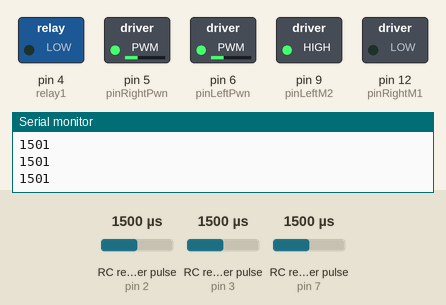
This sketch was run on a simulated Arduino Uno, built with avr-gcc and run on an emulated ATmega328P. Shown: switched loads named in the sketch (green lamp = pin HIGH), the last lines printed to the serial monitor. Wiring (inferred from the names in the program): 3 × RC receiver channel: data pin 2 / data pin 3 / data pin 7. Inputs (shaded band) come from the test bench; at power-on: RC receiver pulse (sensors on pin 7, pin 3, pin 2) 1500 µs. Pins used as bus, display or sensor lines are not drawn.

Above: at 1.2 s.
1.3 s: RC receiver pulse (sensor on pin 7) set to 1887 µs
2.8 s: RC receiver pulse (sensor on pin 7) set to 1910 µs
At 3.5 s:
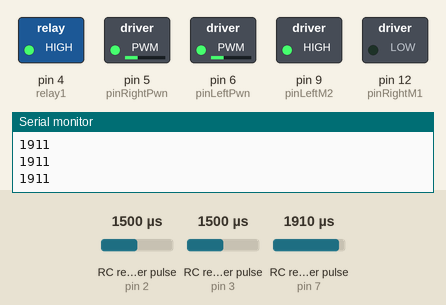
4.3 s: RC receiver pulse (sensor on pin 3) set to 1486 µs
At 5.3 s:
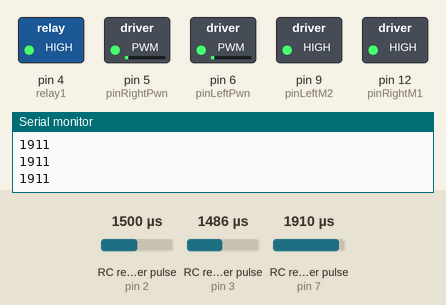
5.8 s: RC receiver pulse (sensor on pin 2) set to 1485 µs
At 6.9 s:
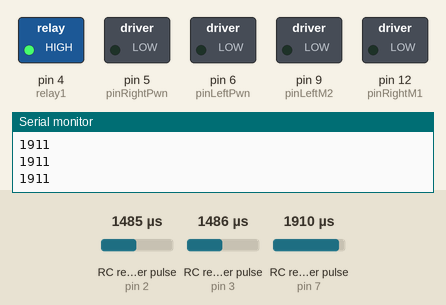
7.3 s: RC receiver pulse (sensor on pin 2) set to 1020 µs
At 8.5 s:
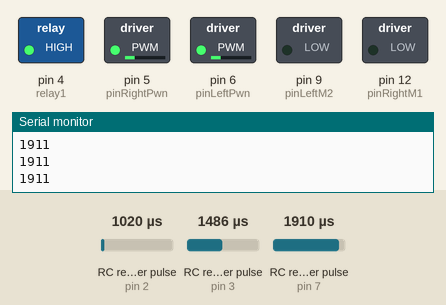
8.8 s: RC receiver pulse (sensor on pin 3) set to 1020 µs
At 9.2 s:
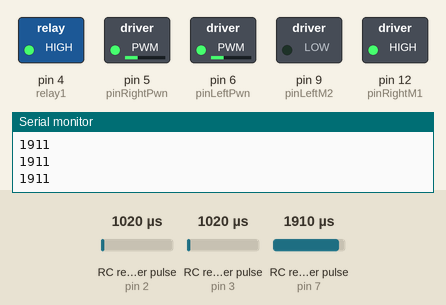
Timing chart, 0 to 11.3 s (numbered marks = the images above; inputs shaded):
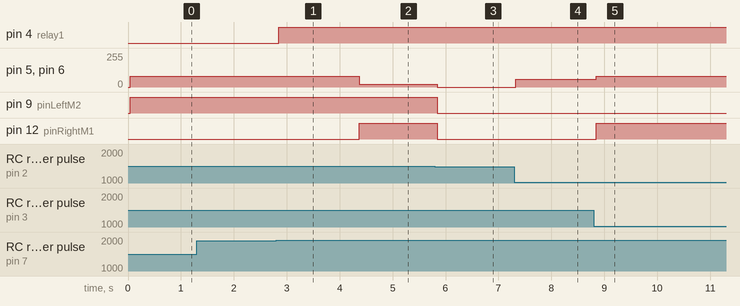

The sketch:

MotorS.ino
```cpp
#define pinRightPwn 5
#define pinLeftPwn 6

const byte pinLeftM1 = 8;
const byte pinLeftM2 = 9;


const byte pinRightM1 = 12;
const byte pinRightM2 = 13;


int pwnL = 0;
int ch1 = 2;
int ch2 = 3;
int ch3 = 7;
int relay1 = 4;

unsigned int speeder = 0;
unsigned long dura;
unsigned long dura2;
unsigned long dura3;

void setup() {
pinMode(ch1,INPUT);
pinMode(ch2,INPUT);
pinMode(pinLeftPwn , OUTPUT);
pinMode(pinRightPwn , OUTPUT);

pinMode(relay1 , OUTPUT);

pinMode(pinLeftM1,OUTPUT);
pinMode(pinLeftM2,OUTPUT);
pinMode(pinRightM1 , OUTPUT);
pinMode(pinRightM2 , OUTPUT);
Serial.begin(9600);

analogWrite(pinLeftPwn,0);
analogWrite(pinRightPwn,0);

}

void loop() {

 dura2 = pulseIn(ch2,HIGH);
 dura = pulseIn(ch1,HIGH);

 dura3 = pulseIn(ch3,HIGH);

 Serial.println(dura3);

 if(dura3 > 1901){

  digitalWrite(relay1,HIGH);


  }


  if(dura3 < 1600){

  digitalWrite(relay1,LOW);


  }


//FORWARD

//G1
if(dura > 1500 && dura < 1700){

  pwnL = 50;
analogWrite(pinLeftPwn,20);
analogWrite(pinRightPwn,20);

digitalWrite(pinRightM1,HIGH);
digitalWrite(pinRightM2,LOW);

digitalWrite(pinLeftM1,LOW);
digitalWrite(pinLeftM2,HIGH);


  }
//G2

  if(dura > 1701 && dura < 1800){

  pwnL = 50;
analogWrite(pinLeftPwn,40);
analogWrite(pinRightPwn,40);

digitalWrite(pinRightM1,HIGH);
digitalWrite(pinRightM2,LOW);

digitalWrite(pinLeftM1,LOW);
digitalWrite(pinLeftM2,HIGH);


  }
//G3
   if(dura > 1801){

  pwnL = 50;
analogWrite(pinLeftPwn,90);
analogWrite(pinRightPwn,90);

digitalWrite(pinRightM1,HIGH);
digitalWrite(pinRightM2,LOW);

digitalWrite(pinLeftM1,LOW);
digitalWrite(pinLeftM2,HIGH);


  }


 //BACKWARD
if(dura < 1380){

  pwnL = 50;
analogWrite(pinLeftPwn,60);
analogWrite(pinRightPwn,60);

digitalWrite(pinRightM1,LOW);
digitalWrite(pinRightM2,HIGH);

digitalWrite(pinLeftM1,HIGH);
digitalWrite(pinLeftM2,LOW);


  }

//turnLeft
  if(dura2 < 1380){


analogWrite(pinLeftPwn,80);
analogWrite(pinRightPwn,80);

digitalWrite(pinRightM1,HIGH);
digitalWrite(pinRightM2,LOW);

digitalWrite(pinLeftM1,LOW);
digitalWrite(pinLeftM2,LOW);


  }

//turnrigth
  if(dura2> 1500){

  pwnL = 50;
analogWrite(pinLeftPwn,80);
analogWrite(pinRightPwn,80);

digitalWrite(pinRightM1,LOW);
digitalWrite(pinRightM2,LOW);

digitalWrite(pinLeftM1,LOW);
digitalWrite(pinLeftM2,HIGH);


  }


  //stop
if(dura < 1500 && dura >1400&&dura2 < 1500 && dura2 >1400){

  pwnL = 0;
analogWrite(pinLeftPwn,0);
analogWrite(pinRightPwn,0);

digitalWrite(pinRightM1,LOW);
digitalWrite(pinRightM2,HIGH);

digitalWrite(pinLeftM1,HIGH);
digitalWrite(pinLeftM2,LOW);


  }


}
```

Measured:
- the behaviour switches between 1900 and 1901 µs on RC receiver pulse (sensor on pin 7) (found by bisection; images 0 and 1)
- the behaviour switches between 1500 and 1499 µs on RC receiver pulse (sensor on pin 3) (found by bisection; images 1 and 2)
- the behaviour switches between 1499 and 1498 µs on RC receiver pulse (sensor on pin 2) (found by bisection; images 2 and 3)
- after the input at 2.8 s, pin 4 (relay1): LOW → HIGH after 0.05 s
- after the input at 4.3 s, pin 5 (pinRightPwn), pin 6 (pinLeftPwn): 80/255 → 20/255 after 0.07 s; pin 12 (pinRightM1): LOW → HIGH after 0.07 s
- after the input at 5.8 s, pin 5 (pinRightPwn), pin 6 (pinLeftPwn): 20/255 → 0/255 after 0.05 s; pin 9 (pinLeftM2), pin 12 (pinRightM1): HIGH → LOW after 0.05 s
- after the input at 7.3 s, pin 5 (pinRightPwn), pin 6 (pinLeftPwn): 0/255 → 60/255 at once
- after the input at 8.8 s, pin 5 (pinRightPwn), pin 6 (pinLeftPwn): 60/255 → 80/255 after 0.05 s; pin 12 (pinRightM1): LOW → HIGH after 0.05 s
